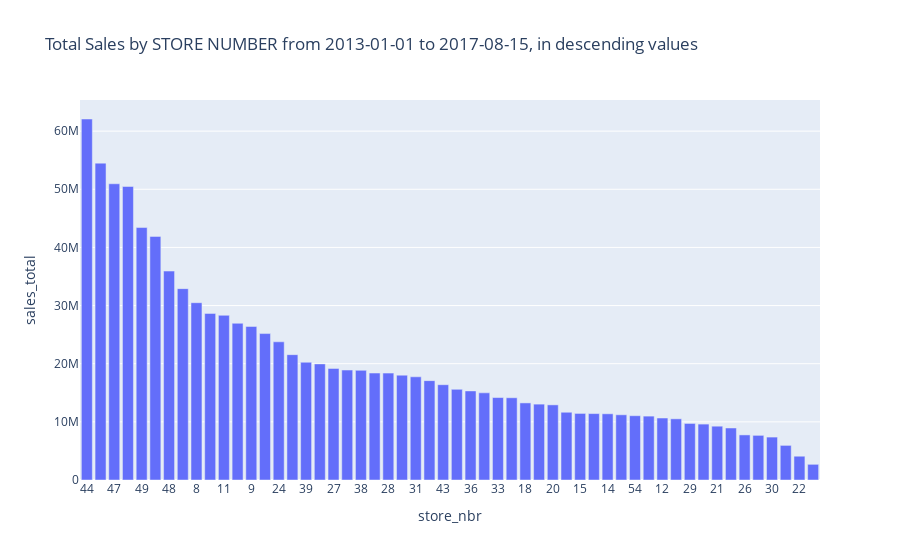

Notebook code for this chart:
### Code cell
fig = px.bar(total_sales_by_store_nbr
             , x='store_nbr'
             , y='sales_total'
             , title="Total Sales by STORE NUMBER from 2013-01-01 to 2017-08-15, in descending values"
             )
fig.show()

### Figure 1 — Plotly figure (JSON) as saved in the notebook; plotly's stock layout.template omitted (floating-point values rounded to 4 significant figures)
{"data": [{"alignmentgroup": "True", "hovertemplate": "store_nbr=%{x}<br>sales_total=%{y}<extra></extra>", "legendgroup": "", "marker": {"color": "#636efa", "pattern": {"shape": ""}}, "name": "", "offsetgroup": "", "orientation": "v", "showlegend": false, "textposition": "auto", "type": "bar", "x": ["44", "45", "47", "3", "49", "46", "48", "51", "8", "50", "11", "7", "9", "6", "24", "2", "39", "37", "27", "4", "38", "40", "28", "17", "31", "34", "43", "5", "36", "41", "33", "1", "18", "19", "20", "23", "15", "25", "14", "53", "54", "16", "12", "13", "29", "10", "21", "42", "26", "35", "30", "32", "22", "52"], "xaxis": "x", "y": [62090000.0, 54500000.0, 50950000.0, 50480000.0, 43420000.0, 41900000.0, 35930000.0, 32910000.0, 30490000.0, 28650000.0, 28330000.0, 26950000.0, 26410000.0, 25180000.0, 23770000.0, 21560000.0, 20250000.0, 19970000.0, 19190000.0, 18910000.0, 18860000.0, 18400000.0, 18380000.0, 18030000.0, 17750000.0, 17090000.0, 16390000.0, 15590000.0, 15320000.0, 14990000.0, 14180000.0, 14150000.0, 13260000.0, 13050000.0, 12920000.0, 11650000.0, 11450000.0, 11420000.0, 11390000.0, 11220000.0, 11060000.0, 10990000.0, 10660000.0, 10520000.0, 9725000.0, 9614000.0, 9256000.0, 8946000.0, 7755000.0, 7677000.0, 7382000.0, 5952000.0, 4090000.0, 2696000.0], "yaxis": "y"}], "layout": {"barmode": "relative", "legend": {"tracegroupgap": 0}, "title": {"text": "Total Sales by STORE NUMBER from 2013-01-01 to 2017-08-15, in descending values"}, "xaxis": {"anchor": "y", "domain": [0, 1], "title": {"text": "store_nbr"}}, "yaxis": {"anchor": "x", "domain": [0, 1], "title": {"text": "sales_total"}}}}
